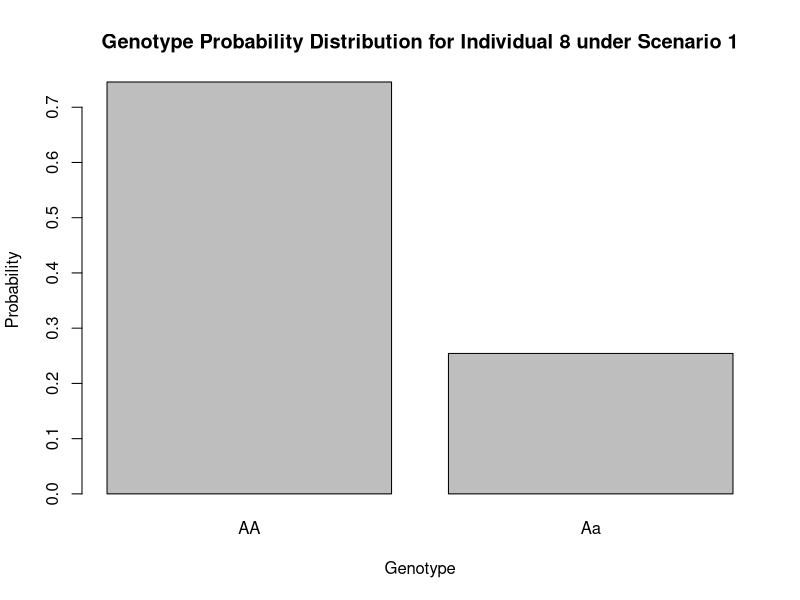
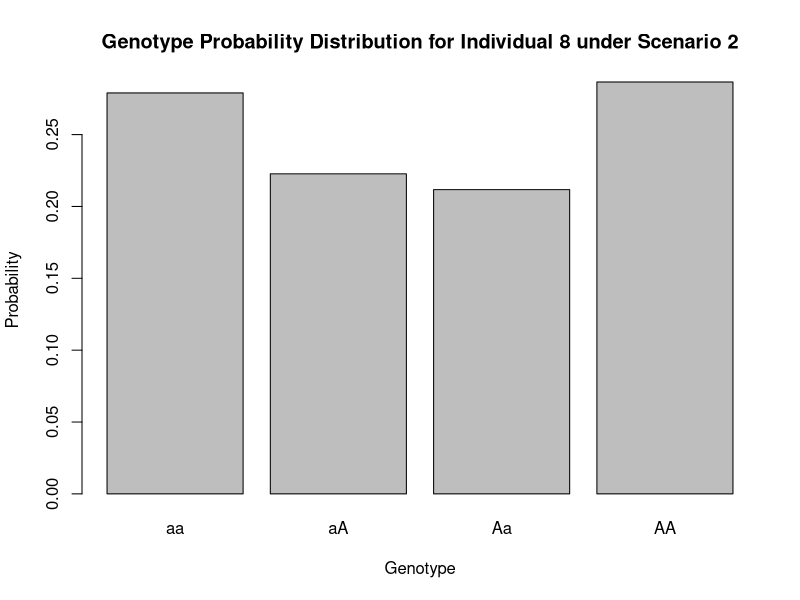
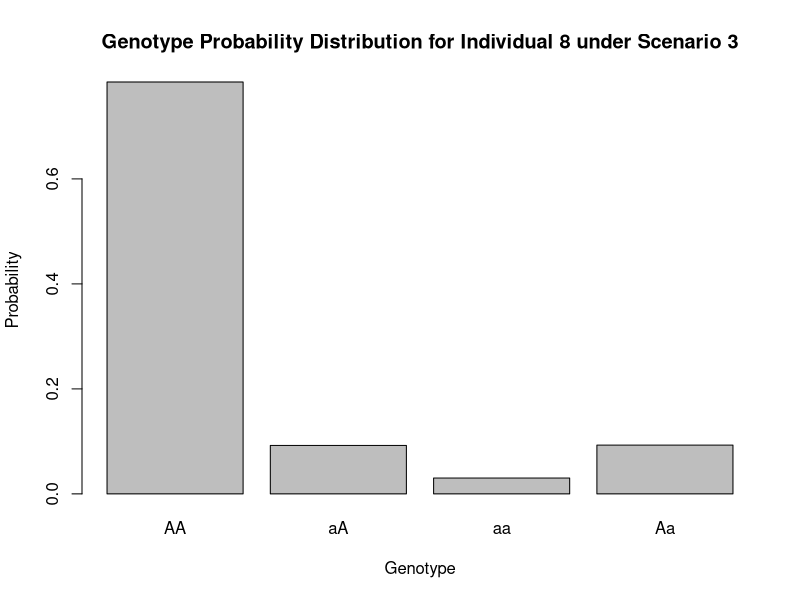
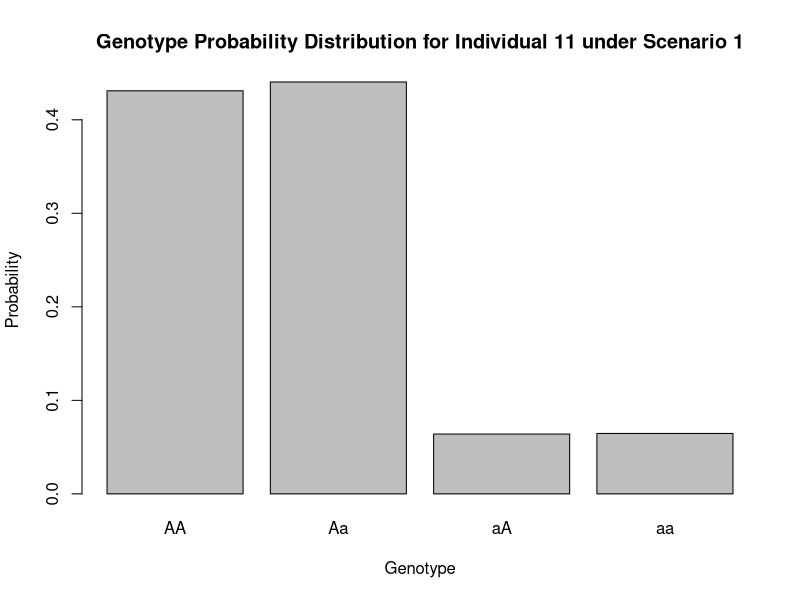
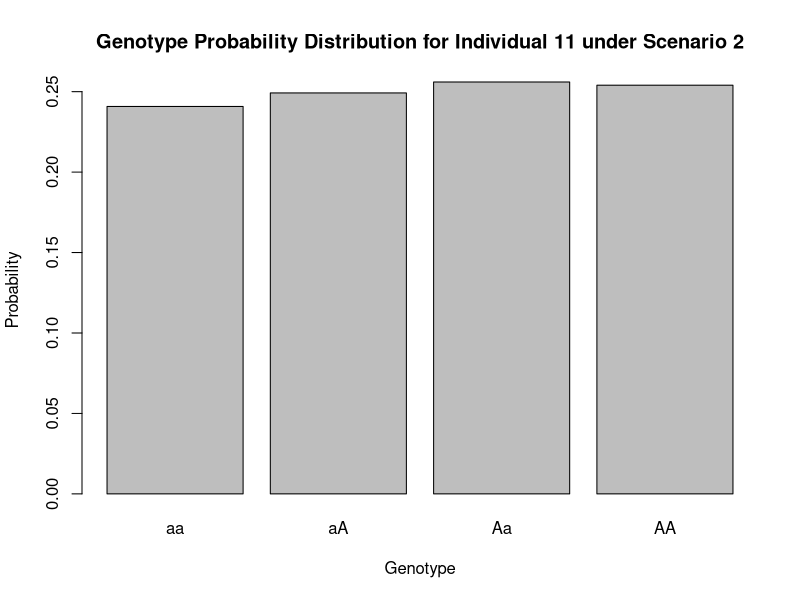
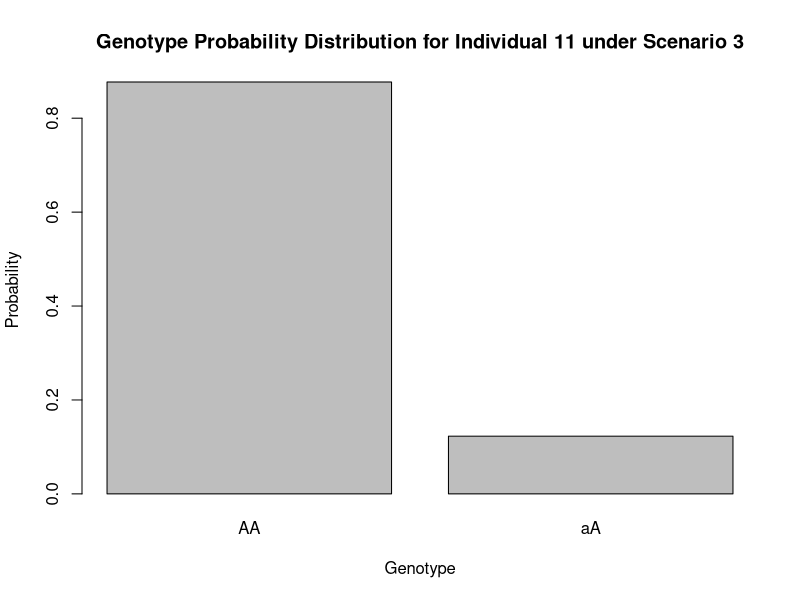

Write the R code that produced these figures, in order.
# Set arbitrary founder genotypes
founder_genotypes <- list(
  "1" = c("A", "A"),
  "2" = c("A", "B"), 
  "3" = c("B", "B"),
  "10" = c("A", "B")
)

# Pedigree relationships  
pedigree <- list(
  "5" = c("1","3"), 
  "4" = c("2", "3"),
  "7" = c("3", "4"),
  "6" = c("4","5"),
  "8" = c("7","6"),
  "9" = c("7","6"),
  "11" = c("9","10")
)

# Function to simulate child genotype
simulate_child_genotype <- function(parent1, parent2) {
  allele1 <- sample(parent1, 1)
  allele2 <- sample(parent2, 1)
  return(c(allele1, allele2)) 
}

# Initialize genotype list
genotypes <- list()

# Set founder genotypes  
for(id in names(founder_genotypes)) {
  genotypes[[id]] <- founder_genotypes[[id]]
}

# Simulate child genotypes
for(child in names(pedigree)) {
  dad <- pedigree[[child]][1] 
  mom <- pedigree[[child]][2]
  dad_geno <- genotypes[[dad]]
  mom_geno <- genotypes[[mom]]
  genotypes[[child]] <- simulate_child_genotype(dad_geno, mom_geno)
}

# Print simulated genotypes
print(genotypes)
print("Question 1 Ends Here")

# Function to simulate genotypes for a single scenario
simulate_genotypes <- function(founder_genotypes) {
  genotypes <- list()
  
  relationships <- list(
    "5" = c("1","3"), 
    "4" = c("2", "3"),
    "7" = c("3", "4"),
    "6" = c("4","5"),
    "8" = c("7","6"),
    "9" = c("7","6"),
    "11" = c("9","10")
  )
  
  # Function to simulate genotype based on parents' genotypes
  simulate_child_genotype <- function(parent1, parent2) {
    allele1 <- sample(c(parent1[1], parent1[2]), 1)
    allele2 <- sample(c(parent2[1], parent2[2]), 1)
    return(c(allele1, allele2))
  }
  
  # Simulate genotypes for founders
  for (founder_id in names(founder_genotypes)) {
    genotypes[[founder_id]] <- founder_genotypes[[founder_id]]
  }
  
  # Simulate genotypes for non-founder individuals
  for (child_id in names(relationships)) {
    parent1_id <- relationships[[child_id]][1]
    parent2_id <- relationships[[child_id]][2]
    parent1_genotype <- genotypes[[parent1_id]]
    parent2_genotype <- genotypes[[parent2_id]]
    genotypes[[child_id]] <- simulate_child_genotype(parent1_genotype, parent2_genotype)
  }
  
  return(genotypes)
}

# Function to simulate genotypes for 10,000 iterations under a given scenario
simulate_scenario <- function(founder_genotypes, iterations) {
  simulated_genotypes <- list()
  for (i in 1:iterations) {
    simulated_genotypes[[i]] <- simulate_genotypes(founder_genotypes)
  }
  return(simulated_genotypes)
}

# Define founder genotypes for each scenario
scenario1_founder_genotypes <- list(
  "1" = c("a", "a"),
  "2" = c("A", "A"),
  "3" = c("A", "A"),
  "10" = c("A", "a")
)

scenario2_founder_genotypes <- list(
  "1" = c("A", "a"),
  "2" = c("A", "a"),
  "3" = c("A", "a"),
  "10" = c("A", "a")
)

scenario3_founder_genotypes <- list(
  "1" = c("A", "A"),
  "2" = c("A", "a"),
  "3" = c("A", "A"),
  "10" = c("A", "A")
)

# Simulate genotypes for each scenario 10,000 times
iterations <- 10000
scenario1_simulated_genotypes <- simulate_scenario(scenario1_founder_genotypes, iterations)
scenario2_simulated_genotypes <- simulate_scenario(scenario2_founder_genotypes, iterations)
scenario3_simulated_genotypes <- simulate_scenario(scenario3_founder_genotypes, iterations)

# Print the simulated genotypes for scenario 1 (you can do the same for scenarios 2 and 3)
print(scenario1_simulated_genotypes)


# ... (previous code)

# Function to count genotype frequencies for a given individual
count_genotypes <- function(simulated_genotypes, individual_id) {
  genotype_counts <- list()
  for (iteration in 1:length(simulated_genotypes)) {
    genotype <- paste(simulated_genotypes[[iteration]][[individual_id]], collapse = "")
    if (is.null(genotype_counts[[genotype]])) {
      genotype_counts[[genotype]] <- 1
    } else {
      genotype_counts[[genotype]] <- genotype_counts[[genotype]] + 1
    }
  }
  return(genotype_counts)
}

# Function to generate a bar plot of genotype probabilities (corrected)
plot_genotype_probabilities <- function(genotype_counts, title) {
  genotype_probabilities <- sapply(genotype_counts, function(x) x / sum(unlist(genotype_counts)))  # Use unlist to sum genotype counts
  barplot(genotype_probabilities, main = title, xlab = "Genotype", ylab = "Probability")
}

# Generate bar plots for individual 8 and individual 11 under each scenario
individual_ids <- c("8", "11")
scenarios <- list(
  "Scenario 1" = scenario1_simulated_genotypes,
  "Scenario 2" = scenario2_simulated_genotypes,
  "Scenario 3" = scenario3_simulated_genotypes
)

for (individual_id in individual_ids) {
  for (scenario_name in names(scenarios)) {
    simulated_genotypes <- scenarios[[scenario_name]]
    genotype_counts <- count_genotypes(simulated_genotypes, individual_id)
    plot_title <- paste("Genotype Probability Distribution for Individual", individual_id, "under", scenario_name)
    plot_genotype_probabilities(genotype_counts, plot_title)
  }
}


